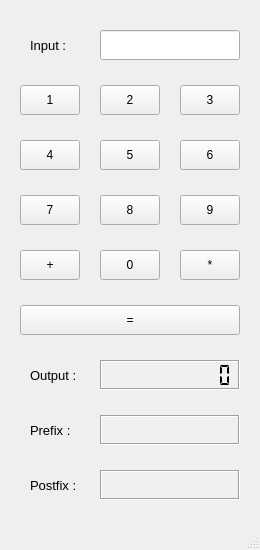
<?xml version="1.0" encoding="UTF-8"?>
<ui version="4.0">
 <class>MainWindow</class>
 <widget class="QMainWindow" name="MainWindow">
  <property name="geometry">
   <rect>
    <x>0</x>
    <y>0</y>
    <width>260</width>
    <height>550</height>
   </rect>
  </property>
  <property name="windowTitle">
   <string>MainWindow</string>
  </property>
  <widget class="QWidget" name="centralwidget">
   <widget class="QLineEdit" name="input_text">
    <property name="geometry">
     <rect>
      <x>100</x>
      <y>30</y>
      <width>140</width>
      <height>30</height>
     </rect>
    </property>
   </widget>
   <widget class="QPushButton" name="button_1">
    <property name="geometry">
     <rect>
      <x>20</x>
      <y>85</y>
      <width>60</width>
      <height>30</height>
     </rect>
    </property>
    <property name="text">
     <string>1</string>
    </property>
   </widget>
   <widget class="QPushButton" name="button_2">
    <property name="geometry">
     <rect>
      <x>100</x>
      <y>85</y>
      <width>60</width>
      <height>30</height>
     </rect>
    </property>
    <property name="text">
     <string>2</string>
    </property>
   </widget>
   <widget class="QPushButton" name="button_plus">
    <property name="geometry">
     <rect>
      <x>20</x>
      <y>250</y>
      <width>60</width>
      <height>30</height>
     </rect>
    </property>
    <property name="text">
     <string>+</string>
    </property>
   </widget>
   <widget class="QLabel" name="input_label">
    <property name="geometry">
     <rect>
      <x>30</x>
      <y>30</y>
      <width>60</width>
      <height>30</height>
     </rect>
    </property>
    <property name="font">
     <font>
      <pointsize>10</pointsize>
     </font>
    </property>
    <property name="text">
     <string>Input :</string>
    </property>
   </widget>
   <widget class="QLabel" name="output_label">
    <property name="geometry">
     <rect>
      <x>30</x>
      <y>360</y>
      <width>60</width>
      <height>30</height>
     </rect>
    </property>
    <property name="font">
     <font>
      <pointsize>10</pointsize>
     </font>
    </property>
    <property name="text">
     <string>Output :</string>
    </property>
   </widget>
   <widget class="QLCDNumber" name="output_lcd">
    <property name="geometry">
     <rect>
      <x>100</x>
      <y>360</y>
      <width>140</width>
      <height>30</height>
     </rect>
    </property>
    <property name="frameShadow">
     <enum>QFrame::Sunken</enum>
    </property>
    <property name="smallDecimalPoint">
     <bool>true</bool>
    </property>
    <property name="digitCount">
     <number>9</number>
    </property>
    <property name="segmentStyle">
     <enum>QLCDNumber::Flat</enum>
    </property>
    <property name="value" stdset="0">
     <double>0.000000000000000</double>
    </property>
    <property name="intValue" stdset="0">
     <number>0</number>
    </property>
   </widget>
   <widget class="QPushButton" name="button_equal">
    <property name="geometry">
     <rect>
      <x>20</x>
      <y>305</y>
      <width>220</width>
      <height>30</height>
     </rect>
    </property>
    <property name="text">
     <string>=</string>
    </property>
   </widget>
   <widget class="QPushButton" name="button_3">
    <property name="geometry">
     <rect>
      <x>180</x>
      <y>85</y>
      <width>60</width>
      <height>30</height>
     </rect>
    </property>
    <property name="text">
     <string>3</string>
    </property>
   </widget>
   <widget class="QPushButton" name="button_4">
    <property name="geometry">
     <rect>
      <x>20</x>
      <y>140</y>
      <width>60</width>
      <height>30</height>
     </rect>
    </property>
    <property name="text">
     <string>4</string>
    </property>
   </widget>
   <widget class="QPushButton" name="button_5">
    <property name="geometry">
     <rect>
      <x>100</x>
      <y>140</y>
      <width>60</width>
      <height>30</height>
     </rect>
    </property>
    <property name="text">
     <string>5</string>
    </property>
   </widget>
   <widget class="QPushButton" name="button_6">
    <property name="geometry">
     <rect>
      <x>180</x>
      <y>140</y>
      <width>60</width>
      <height>30</height>
     </rect>
    </property>
    <property name="text">
     <string>6</string>
    </property>
   </widget>
   <widget class="QPushButton" name="button_7">
    <property name="geometry">
     <rect>
      <x>20</x>
      <y>195</y>
      <width>60</width>
      <height>30</height>
     </rect>
    </property>
    <property name="text">
     <string>7</string>
    </property>
   </widget>
   <widget class="QPushButton" name="button_8">
    <property name="geometry">
     <rect>
      <x>100</x>
      <y>195</y>
      <width>60</width>
      <height>30</height>
     </rect>
    </property>
    <property name="text">
     <string>8</string>
    </property>
   </widget>
   <widget class="QPushButton" name="button_9">
    <property name="geometry">
     <rect>
      <x>180</x>
      <y>195</y>
      <width>60</width>
      <height>30</height>
     </rect>
    </property>
    <property name="text">
     <string>9</string>
    </property>
   </widget>
   <widget class="QPushButton" name="button_0">
    <property name="geometry">
     <rect>
      <x>100</x>
      <y>250</y>
      <width>60</width>
      <height>30</height>
     </rect>
    </property>
    <property name="text">
     <string>0</string>
    </property>
   </widget>
   <widget class="QPushButton" name="button_multiply">
    <property name="geometry">
     <rect>
      <x>180</x>
      <y>250</y>
      <width>60</width>
      <height>30</height>
     </rect>
    </property>
    <property name="text">
     <string>*</string>
    </property>
   </widget>
   <widget class="QLabel" name="pre_notation">
    <property name="geometry">
     <rect>
      <x>100</x>
      <y>415</y>
      <width>140</width>
      <height>30</height>
     </rect>
    </property>
    <property name="frameShape">
     <enum>QFrame::Box</enum>
    </property>
    <property name="frameShadow">
     <enum>QFrame::Sunken</enum>
    </property>
    <property name="text">
     <string/>
    </property>
    <property name="textFormat">
     <enum>Qt::PlainText</enum>
    </property>
   </widget>
   <widget class="QLabel" name="pre_label">
    <property name="geometry">
     <rect>
      <x>30</x>
      <y>415</y>
      <width>60</width>
      <height>30</height>
     </rect>
    </property>
    <property name="font">
     <font>
      <pointsize>10</pointsize>
     </font>
    </property>
    <property name="text">
     <string>Prefix :</string>
    </property>
   </widget>
   <widget class="QLabel" name="post_notation">
    <property name="geometry">
     <rect>
      <x>100</x>
      <y>470</y>
      <width>140</width>
      <height>30</height>
     </rect>
    </property>
    <property name="frameShape">
     <enum>QFrame::Box</enum>
    </property>
    <property name="frameShadow">
     <enum>QFrame::Sunken</enum>
    </property>
    <property name="text">
     <string/>
    </property>
    <property name="textFormat">
     <enum>Qt::PlainText</enum>
    </property>
   </widget>
   <widget class="QLabel" name="post_label">
    <property name="geometry">
     <rect>
      <x>30</x>
      <y>470</y>
      <width>60</width>
      <height>30</height>
     </rect>
    </property>
    <property name="font">
     <font>
      <pointsize>10</pointsize>
     </font>
    </property>
    <property name="text">
     <string>Postfix :</string>
    </property>
   </widget>
  </widget>
  <widget class="QMenuBar" name="menubar">
   <property name="geometry">
    <rect>
     <x>0</x>
     <y>0</y>
     <width>260</width>
     <height>22</height>
    </rect>
   </property>
  </widget>
  <widget class="QStatusBar" name="statusbar"/>
 </widget>
 <resources/>
 <connections/>
</ui>
